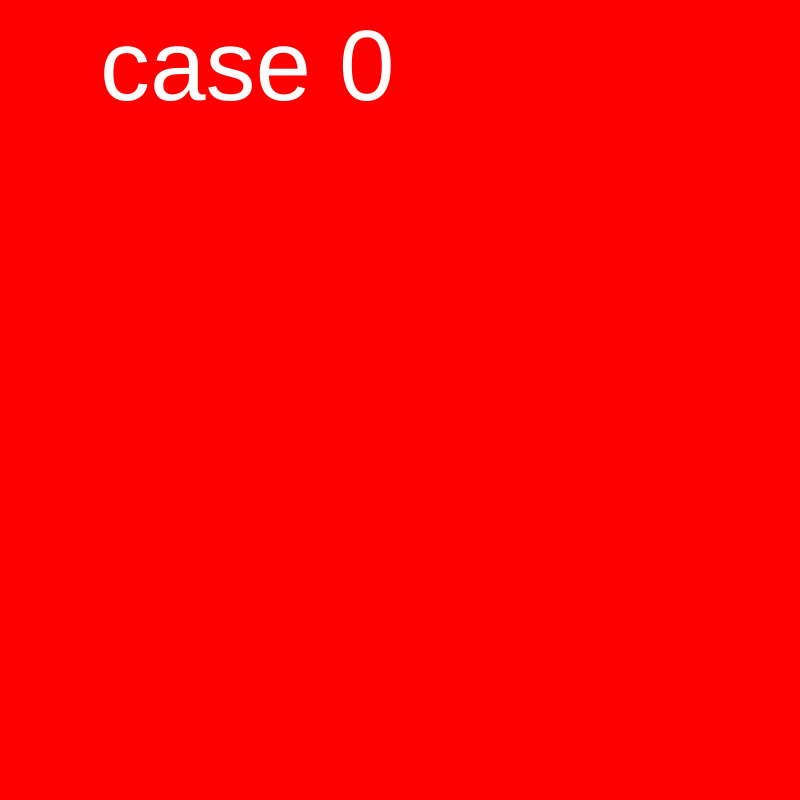
Frame 1 (no input)
Frame 60 (no input): identical to frame 1, image omitted
Frame 120 (the mouse pressed at the canvas centre since frame 60): identical to frame 1, image omitted

The p5.js sketch that drew this single still picture (run headless with seeded random() and noise() and a simulated clock; from frame 60 on, the mouse is pressed at the canvas centre):

// p5.js sketch
// ── sketch.js
var myState = 0 ;
function setup() {
  // put setup code here
  createCanvas(800, 800);
}


function draw() {
  switch (myState) {

    case 0:
      background(255, 0, 0)
      fill('white');
      textSize(100);
      text("case 0", 100, 100);
      break;

    case 1:
      background(0, 255, 0);
      fill('black');
      textSize(100);
      text("case 1", 100, 100);
      break;

    case 2:
      background(0, 0, 255);
      fill('gold');
      textSize(100);
      text("case 2", 100, 100);
      break;
  }
}

function mouseReleased() {
  myState++;
  if (myState > 2) {
    myState = 0;
  }
  myState = (myState + 1) % 3;
}
